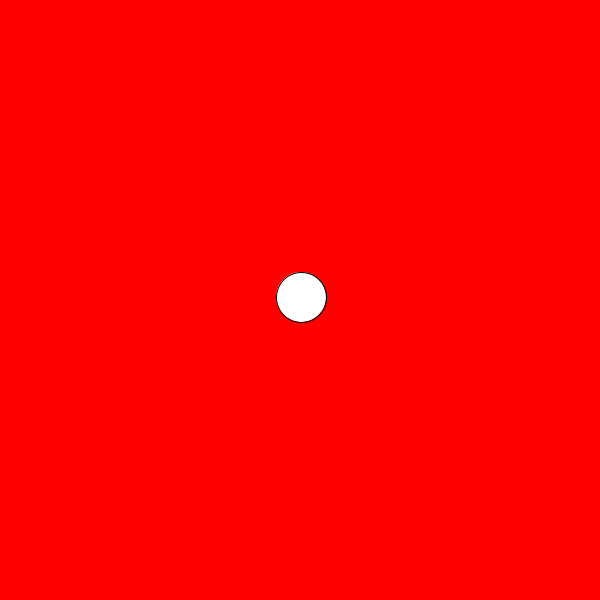
Frame 1 (no input)
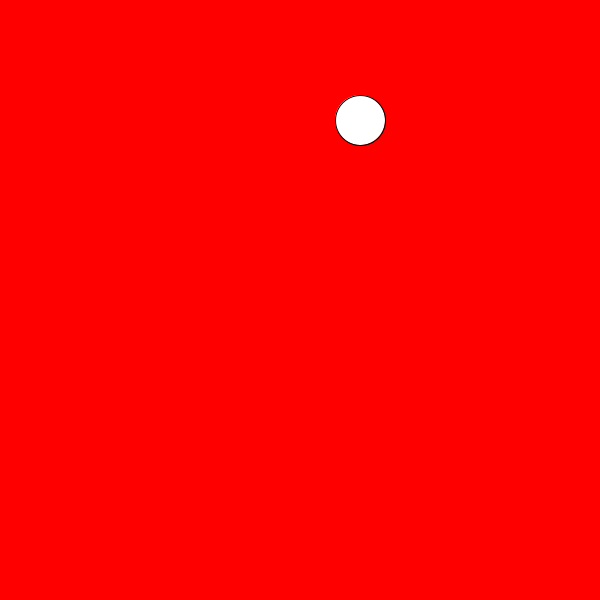
Frame 60 (the mouse pressed at the canvas centre just before this capture)
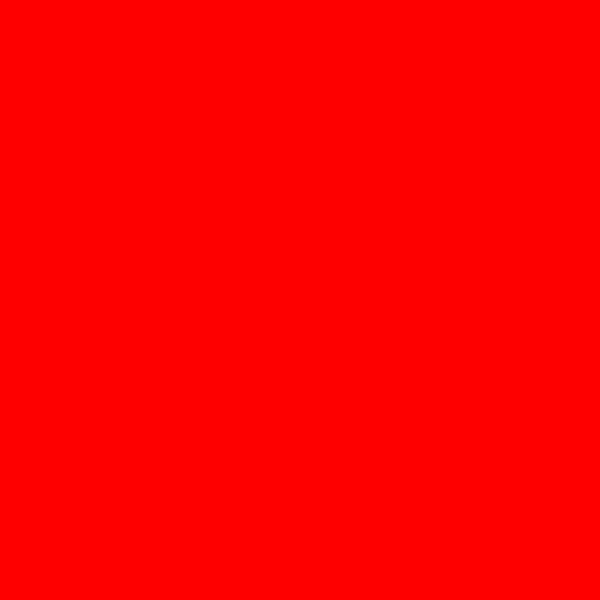
Frame 120 (the mouse held since frame 60 and released just before this capture)

The Processing sketch that drew these frames (run headless with seeded random() and noise(); from frame 60 on, the mouse is pressed at the canvas centre):

// Processing sketch: linear_movement_07
// ── linear_movement_07.pde
// 06. Moving in a straight line

float yPosition = 300;
float xPosition = 300;
float diameter = 50;

void setup(){
	size (600, 600);
}

void draw(){
	background(#FF0000);
	// ++ -- Are used to increment or decrement a number stored in a variable by 1 each time draw() loops
	xPosition++;

	// += -=  *= /= Are used when a number other than 1 is needed (though it also works with 1)
	yPosition -= 3;

	// Using these variables, which are being modified over time, create motion.
	ellipse(xPosition, yPosition, diameter, diameter);
}
